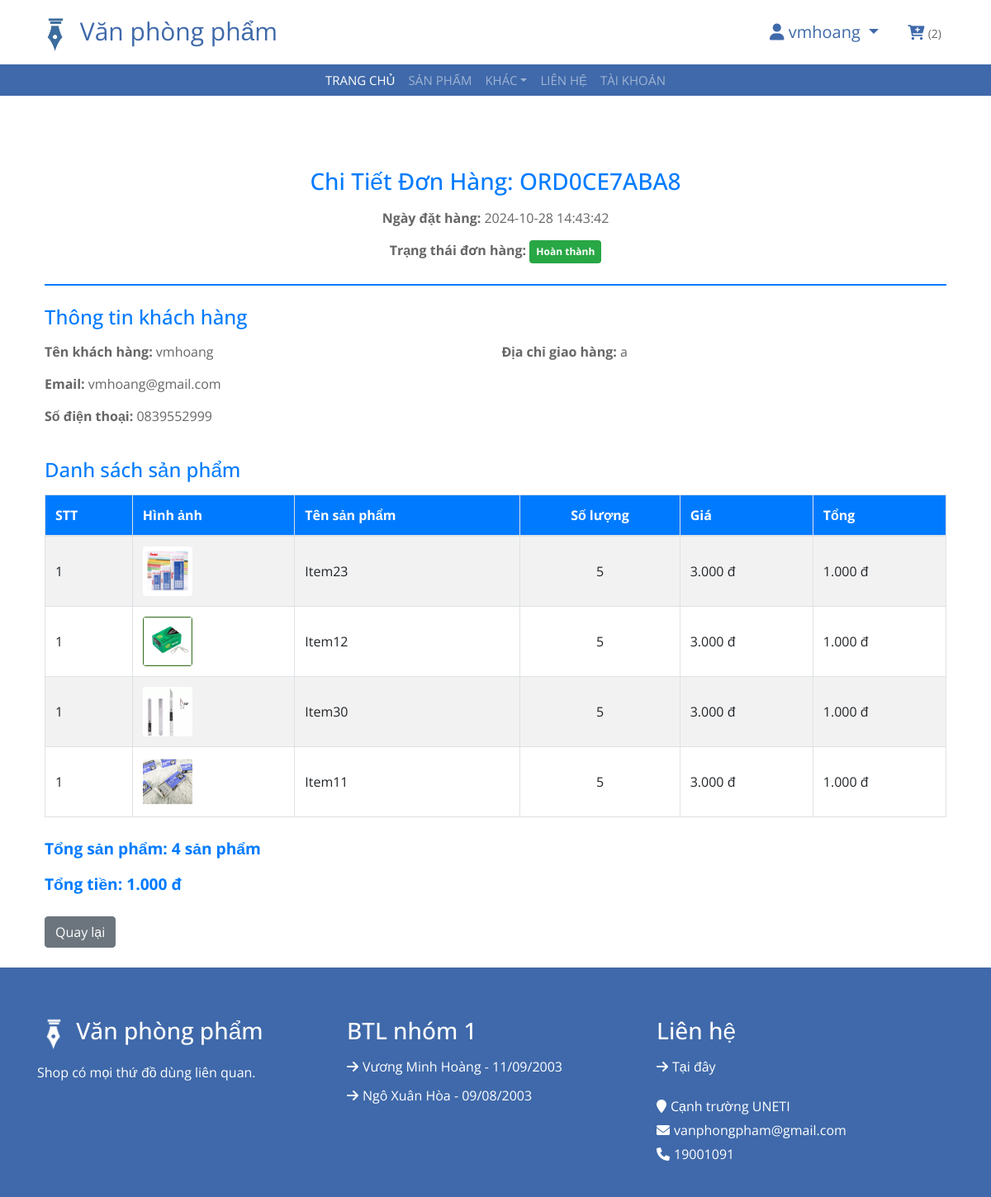
The app's page /chi-tiet-don-hang?orderCode=ORD0CE7ABA8 (signed in), older data.
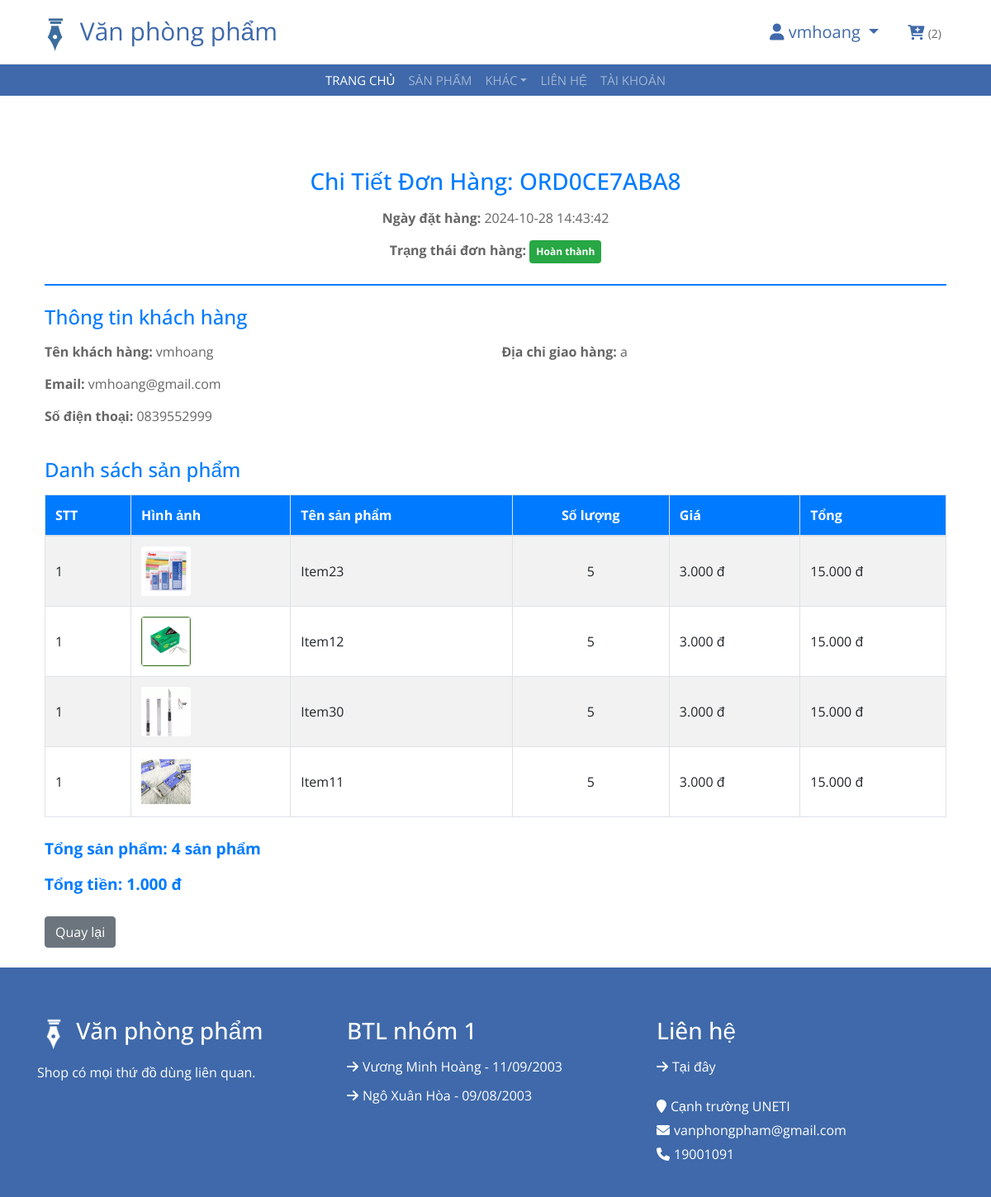
The same page, newer data.
### tables this page shows
CREATE TABLE `customer` (
  `ID` int(11) NOT NULL,
  `CustomerName` varchar(255) NOT NULL,
  `Phone` varchar(15) NOT NULL,
  `Email` varchar(255) NOT NULL,
  `Address` varchar(255) NOT NULL,
  `UserID` int(11) NOT NULL
);

CREATE TABLE `order` (
  `OrderCode` varchar(15) NOT NULL,
  `CustomerId` int(11) NOT NULL,
  `OrderDate` datetime NOT NULL,
  `TotalAmount` decimal(8,2) NOT NULL,
  `OrderStatus` varchar(255) NOT NULL COMMENT '"Pending", "Completed", "Cancelled"',
  `ShippingAddress` text DEFAULT NULL
);

CREATE TABLE `orderdetail` (
  `ID` int(11) NOT NULL,
  `OrderCode` varchar(15) DEFAULT NULL,
  `ProductId` int(11) DEFAULT NULL,
  `Price` decimal(8,2) DEFAULT NULL,
  `Quantity` int(11) NOT NULL,
  `ProductName` varchar(255) NOT NULL,
  `UnitPrice` decimal(8,2) NOT NULL,
  `PriceSale` decimal(8,2) DEFAULT NULL,
  `ImageUrl` varchar(255) DEFAULT NULL
);

### core/View.php (called while the page is built, shortened)
<?php
class View
{
    public function render($view, $data = [], $layout = 'layouts/main')
    {
        if (file_exists(_DIR_ROOT . "/app/views/" . $view . ".php")) {
            require _DIR_ROOT . "/app/views/" . $view . ".php";
        } else {
            die("View không tồn tại: " . $view);
        }
        require _DIR_ROOT . "/app/views/$layout.php";
    }
}

### core/Controller.php (called while the page is built, shortened)
<?php
class Controller
{
    protected $view;
    public function __construct()
    {
        $this->view = new View();
    }
    public function view($view, $data = [], $layout = 'layouts/main')
    {
        $this->view->render($view, $data, $layout);
    }
    public function model($model)
    {
        if (file_exists(_DIR_ROOT . "/app/models/" . $model . ".php")) {
            return new $model();
        } else {
            die("Model không tồn tại: " . $model);
        }
    }
}

### app/controllers/CartController.php (called while the page is built, shortened)
<?php
class CartController extends Controller
{
    public function order_detail()
    {
        $userid =  $_SESSION['user']['ID'];
        $cartmodel = $this->model("Cart");
        $ordermodel = $this->model("Order");
        $usermodel = $this->model("User");
        if ($_SERVER["REQUEST_METHOD"] == "GET") {
            if (isset($_GET['orderCode'])) {
                $orderCode = $_GET['orderCode'];
                $arrayorderdetail = $ordermodel->GetOrdersDetailByOrdercode($orderCode);
                $params['myorder_detail'] = $arrayorderdetail;
                $params['customerinfo'] = $usermodel->getInfoUserByIdSession();
                $myorder = $ordermodel->GetOrdersByOrdercode($orderCode, $userid);
            }
        }
        $params['myorder'] = $myorder;
        $params['breadcrumbs'] = $this->handelBreadCrumd();
        $params['totalcartitem'] = $cartmodel->CountCartItem($userid)[0]['totalcartitem'];
        $this->view('carts/order_detail', $params, "layouts/_user");
    }
}

### index.php (called while the page is built, shortened)
<?php
$app = new App();

### core/Database.php (called while the page is built, shortened)
<?php
class Database
{
    private $connection;
    private function connect($host, $username, $password, $database, $port)
    {
        $this->connection = new mysqli($host, $username, $password, $database, $port);
    }
    public function selectOne($query)
    {
        $result = $this->connection->query($query);
        $row = $result->fetch_assoc();
        return $row ? $row : null;
    }
    public function select($query)
    {
        $result = $this->connection->query($query);
        $data = [];
        while ($row = $result->fetch_assoc()) {
            $data[] = $row;
        }
        return $data;
    }
}

### app/models/Order.php (called while the page is built, shortened)
<?php
class Order extends Model
{
    public function GetOrdersByOrdercode($ordercode, $userid)
    {
        $query = "SELECT * FROM `order` WHERE CustomerId = $userid and OrderCode = '$ordercode'";
        return $this->selectOne($query);
    }
    public function GetOrdersDetailByOrdercode($ordercode)
    {
        $query = "SELECT * FROM `orderdetail` WHERE OrderCode = '$ordercode'";
        return $this->select($query);
    }
}

### core/Model.php (called while the page is built, shortened)
<?php
require './core/Database.php';
class Model
{
    protected $db;
    public function __construct()
    {
        $this->db = new Database();
    }
    public function selectOne($query)
    {
        return $this->db->selectOne($query);
    }
    public function select($query)
    {
        return $this->db->select($query);
    }
}

### app/models/User.php (called while the page is built, shortened)
<?php
class User extends Model
{
    public function getInfoUserByIdSession()
    {
        if (isset($_SESSION['user'])) {
            $id = $_SESSION['user']['ID'];
            $query = "SELECT * FROM `customer` WHERE UserID = $id";
            return $this->selectOne($query);
        }
    }
}

### app/views/carts/order_detail.php (the view, shortened to what the rows shown need)
<?php
$statusMap = [
    'Completed' => 'badge-success',
    'Cancelled' => 'badge-danger',
    'Pending' => 'badge-warning',
];
$arrstatus = array(
    "Pending" => "Chờ xác nhận",
    "Cancelled" => "Đã huỷ",
    "Completed" => "Hoàn thành",
);
?>
<div class="container mt-5 p-4">
    <div class="order-header mb-4 text-center">
        <h3>Chi Tiết Đơn Hàng: <?php echo $myorder['OrderCode'] ?></h3>
        <p><strong>Ngày đặt hàng:</strong> <?php echo $myorder['OrderDate'] ?></p>
        <p><strong>Trạng thái đơn hàng:</strong> <span class="p-2 badge <?php echo $statusMap[$myorder['OrderStatus']] . ' ' . lcfirst($myorder['OrderStatus']) ?>"><?php echo $arrstatus[$myorder['OrderStatus']]  ?></span></p>
    </div>
    <div class="row mb-4">
        <div class="col-md-6">
            <p><strong>Tên khách hàng:</strong> <?php echo $customerinfo['CustomerName'] ?></p>
            <p><strong>Email:</strong> <?php echo $customerinfo['Email'] ?></p>
            <p><strong>Số điện thoại:</strong> <?php echo $customerinfo['Phone'] ?></p>
        </div>
        <div class="col-md-6">
            <p><strong>Địa chỉ giao hàng:</strong> <?php echo $myorder['ShippingAddress'] ?></p>
        </div>
    </div>
    <table class="table table-striped table-bordered order-items">
        <thead>
            <tr>
                <th>STT</th>
                <th>Hình ảnh</th>
                <th>Tên sản phẩm</th>
                <th class="text-center">Số lượng</th>
                <th class="text-end">Giá</th>
                <th class="text-end">Tổng</th>
            </tr>
        </thead>
        <tbody>
            <?php
            foreach ($myorder_detail as $detail) {
            ?>
                <tr>
                    <td>1</td>
                    <td><img src="<?php echo _WEB_ROOT . "/" . $detail['ImageUrl'] ?>" alt="Kẹp giấy tam giác C62" class="product-image"></td>
                    <td><?php echo $detail['ProductName'] ?></td>
                    <td class="text-center"><?php echo $detail['Quantity'] ?></td>
                    <td class="text-end"><?php echo number_format($detail['UnitPrice'], 0, ',', '.') . ' đ'  ?></td>
                    <td class="text-end"><?php echo number_format($detail['Price'], 0, ',', '.') . ' đ'  ?></td>
                </tr>
            <?php
            }
            ?>
        </tbody>
    </table>
    <div class="total-payment text-end mt-4">
        <p>Tổng sản phẩm: <?php echo count($myorder_detail) ?> sản phẩm</p>
        <p>Tổng tiền: <?php echo number_format($myorder['TotalAmount'], 0, ',', '.') . ' đ' ?></p>
    </div>
</div>

### app/views/layouts/header.php (shortened to what the rows shown need)
<header class="top-header">
	<div class="container">
		<div class="row align-items-center">
			<div class="col-md-6">
				<div class="user">
					<?php
					if (isset($_SESSION['username'])) {
						$user = $_SESSION['user'];
					?>
						<div class="dropdown">
							<a class="dropdown-toggle" href="#" role="button" id="dropdownMenuLink" data-toggle="dropdown" aria-haspopup="true" aria-expanded="false" style="margin-right: 1rem; font-size: 20px;">
								<i class='fa fa-user'></i> <?php echo $user['CustomerName']; ?>
							</a>
						</div>
					<?php
					} else {
					?>
						<a style="margin-right: 1rem;" href="<?php echo _WEB_ROOT ?>/dang-nhap">Đăng nhập</a>
					<?php
					}
					?>
				</div>
			</div>
		</div>
	</div>
</header>

Row changes from the older to the newer data that the page shows:
changed orderdetail "Item23": Price "1.000" → "15.000"
changed orderdetail "Item12": Price "1.000" → "15.000"
changed orderdetail "Item30": Price "1.000" → "15.000"
changed orderdetail "Item11": Price "1.000" → "15.000"
